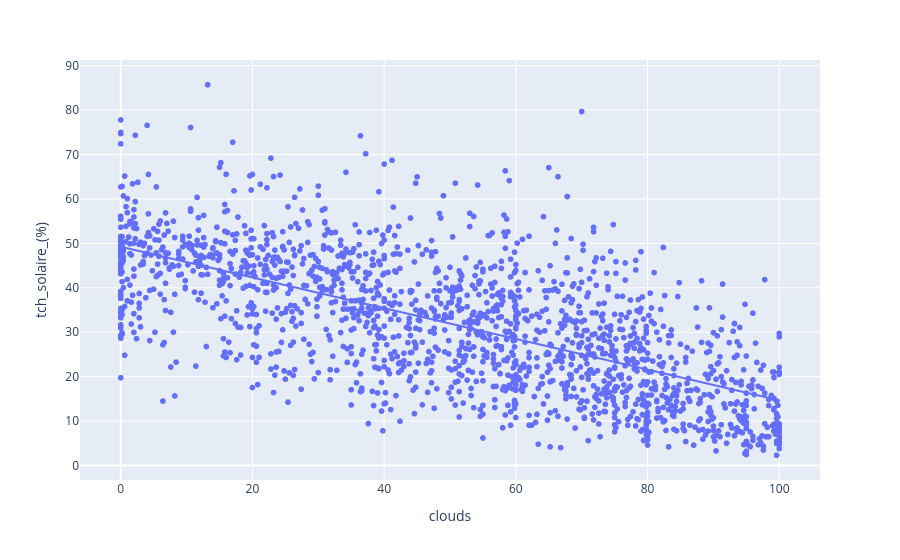

Source (notebook cell):
### Code cell
px.scatter(merged_data, x='clouds', y='tch_solaire_(%)', trendline='ols')

### Figure 1 — Plotly figure (JSON) as saved in the notebook; plotly's stock layout.template omitted (floating-point values rounded to 4 significant figures; data arrays with more than 128 entries replaced by an {"elided": "..."} marker saying what was removed)
{"data": [{"hovertemplate": "clouds=%{x}<br>tch_solaire_(%)=%{y}<extra></extra>", "legendgroup": "", "marker": {"color": "#636efa", "symbol": "circle"}, "mode": "markers", "name": "", "showlegend": false, "type": "scattergl", "x": {"elided": "1770 float values"}, "xaxis": "x", "y": {"elided": "1770 float values"}, "yaxis": "y"}, {"hovertemplate": "<b>OLS trendline</b><br>tch_solaire_(%) = -0.345721 * clouds + 49.247<br>R<sup>2</sup>=0.446202<br><br>clouds=%{x}<br>tch_solaire_(%)=%{y} <b>(trend)</b><extra></extra>", "legendgroup": "", "marker": {"color": "#636efa", "symbol": "circle"}, "mode": "lines", "name": "", "showlegend": false, "type": "scattergl", "x": {"elided": "1770 float values"}, "xaxis": "x", "y": {"elided": "1770 float values"}, "yaxis": "y"}], "layout": {"legend": {"tracegroupgap": 0}, "margin": {"t": 60}, "xaxis": {"anchor": "y", "domain": [0, 1], "title": {"text": "clouds"}}, "yaxis": {"anchor": "x", "domain": [0, 1], "title": {"text": "tch_solaire_(%)"}}}}
